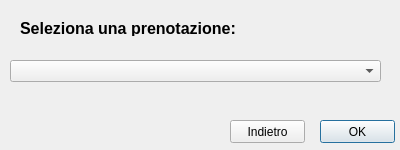
<?xml version="1.0" encoding="UTF-8"?>
<ui version="4.0">
 <class>Dialog</class>
 <widget class="QDialog" name="Dialog">
  <property name="geometry">
   <rect>
    <x>0</x>
    <y>0</y>
    <width>400</width>
    <height>150</height>
   </rect>
  </property>
  <property name="windowTitle">
   <string>Prenotazioni</string>
  </property>
  <widget class="QComboBox" name="comboBox">
   <property name="geometry">
    <rect>
     <x>10</x>
     <y>60</y>
     <width>371</width>
     <height>22</height>
    </rect>
   </property>
  </widget>
  <widget class="QLabel" name="label">
   <property name="geometry">
    <rect>
     <x>0</x>
     <y>40</y>
     <width>47</width>
     <height>13</height>
    </rect>
   </property>
   <property name="text">
    <string/>
   </property>
  </widget>
  <widget class="QPushButton" name="pushButton">
   <property name="geometry">
    <rect>
     <x>320</x>
     <y>120</y>
     <width>75</width>
     <height>23</height>
    </rect>
   </property>
   <property name="text">
    <string>OK</string>
   </property>
  </widget>
  <widget class="QPushButton" name="pushButton_2">
   <property name="geometry">
    <rect>
     <x>230</x>
     <y>120</y>
     <width>75</width>
     <height>23</height>
    </rect>
   </property>
   <property name="text">
    <string>Indietro</string>
   </property>
  </widget>
  <widget class="QLabel" name="label_2">
   <property name="geometry">
    <rect>
     <x>20</x>
     <y>20</y>
     <width>281</width>
     <height>16</height>
    </rect>
   </property>
   <property name="font">
    <font>
     <pointsize>12</pointsize>
     <weight>75</weight>
     <bold>true</bold>
    </font>
   </property>
   <property name="text">
    <string>Seleziona una prenotazione:</string>
   </property>
  </widget>
 </widget>
 <resources/>
 <connections/>
</ui>
